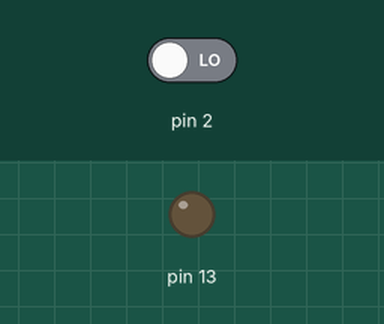
Simulated run of this sketch. Board: Arduino Uno, built with avr-gcc and run on an emulated ATmega328P. On the bench: output pins drawn as LEDs (lit = HIGH). The test bench sets the inputs (shaded band); at power-on: pin 2 LOW. No radio packets arrive unless stated.

Above: at 2.8 s.
2.9 s: pin 2 driven HIGH
At 3.16 s:
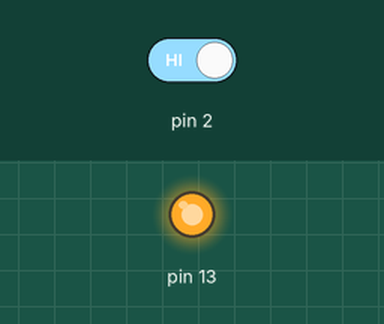
6.6 s: pin 2 driven LOW
At 8.2 s:
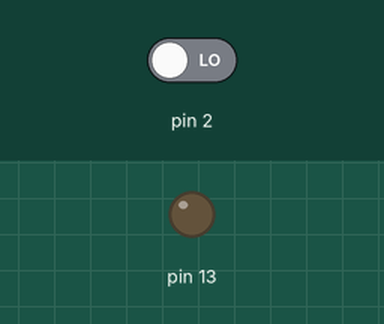
Timing chart, 0 to 9.7 s (numbered marks = the images above; inputs shaded):
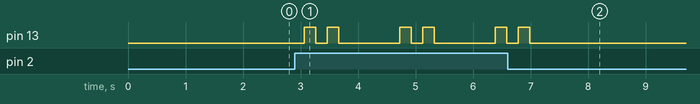

The sketch:

TX_sensor_tactil.ino
```cpp
#include <RH_ASK.h>
#include <SPI.h> // Not actually used but needed to compile
#include <Ultrasonic.h>
int dato=0;
int contador=0;

RH_ASK driver;

void setup()
{
    Serial.begin(9600);   // Debugging only
    pinMode(13,OUTPUT);
    pinMode(2,INPUT);
    digitalWrite(13, LOW);
    if (!driver.init())
         Serial.println("init failed");
}

void loop()
{

    if(digitalRead(2)==HIGH)
    {
      const char *msg = "AA@B;_";
      driver.send((uint8_t *)msg, strlen(msg));
      driver.waitPacketSent();
      //Serial.println("Alerta");
      digitalWrite(13,HIGH);
      delay(200);
      digitalWrite(13,LOW);
      delay(200);
      digitalWrite(13,HIGH);
      delay(200);
      digitalWrite(13,LOW);
    }
    else
    {
      //Serial.println("No Alerta");
    }
    delay(1000);

}
```

Measured:
- after the input at 2.9 s, pin 13: LOW → HIGH after 0.16 s, then repeats every 1.7 s: LOW 0.20 s, HIGH 0.20 s, LOW 1.1 s, HIGH 0.20 s
- after the input at 6.6 s, pin 13: goes on until 7.0 s, then stays LOW
